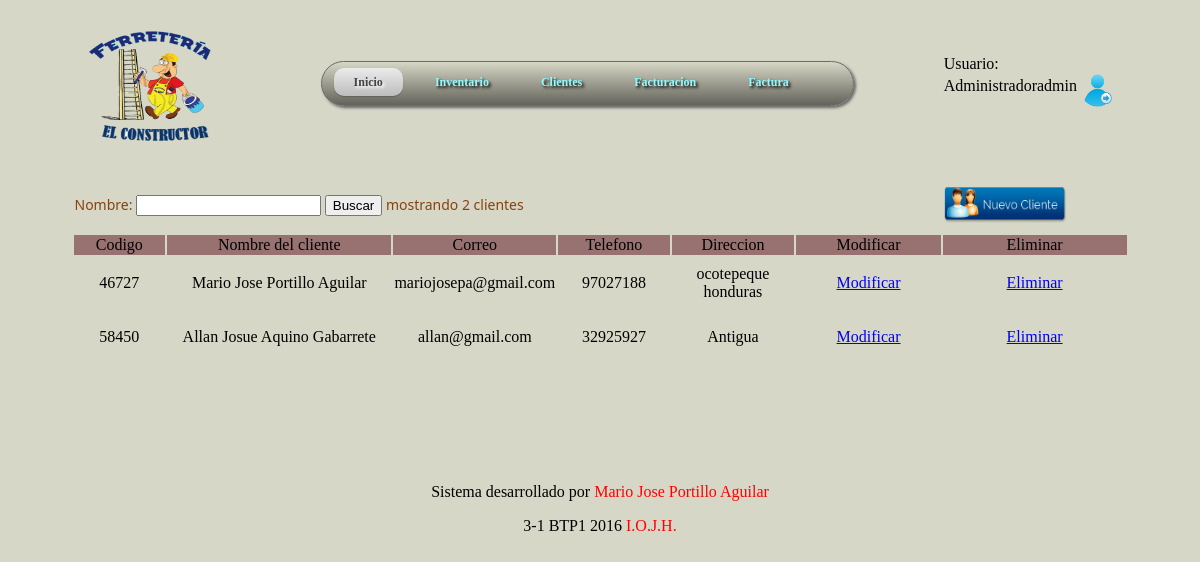
The page /clientes/index.php (signed in) on the database its author committed.
### tables this page shows
CREATE TABLE `clientes` (
  `id` bigint(30) NOT NULL,
  `nombre` varchar(70) NOT NULL,
  `correo` varchar(60) NOT NULL,
  `telefono` int(25) NOT NULL,
  `direccion` varchar(150) NOT NULL
);

### clientes/index.php (the view, shortened to what this page needs)
<?php
  include("../conexion.php");
if ($_REQUEST["btnBuscar"]!=""&&$_REQUEST["busqueda"]!="")
{
if(is_numeric($_REQUEST["busqueda"]))
$filtro="and id=".$_REQUEST["busqueda"];
else
$filtro="and nombre like '%".$_REQUEST["busqueda"]."%'";
$mensaje=$filtro;
}else{
$mensaje="<font color='red'> por favor escriba el nombre del cliente para buscar</font>";
}
$rst_clientes=mysql_query("SELECT * FROM clientes where nombre=nombre ".$filtro.";",$conexion);
  $num_registros=mysql_num_rows($rst_clientes);
  if ($num_registros==0)
  {
  if($_REQUEST["busqueda"]!="")
  $mensaje="<font color='red'>no se encontraron registros con la busqueda ".$_REQUEST["busqueda"].  "<a href='index.php'>mostrar todos</a></font>";
  else
   $mensaje="<font color='red'>no hay clientes registrados en la base de datos</font>";
   }else{
    if($_REQUEST["busqueda"]!="")
	  $mensaje="<font color='red'>se encontraron $num_registros registros con la busqueda ".$_REQUEST["busqueda"]."</font>";
	  else
	  $mensaje="mostrando $num_registros clientes";
	  }
  $registros=10;
  $pagina=$_REQUEST["num"];
  if(is_numeric($pagina))
  $inicio=(($pagina-1)*$registros);
  else
  $inicio=0;
  $rst_clientes=mysql_query("SELECT * FROM clientes where nombre=nombre ".$filtro." LIMIT $inicio,$registros",$conexion);
   ?>
<!doctype html>
<html>
<head>
<link rel="stylesheet" href="../style.css" type="text/css">
</head>
<body class="fondo">
<form  name="form1" method="post" action="index.php">
  <table width="1057" height="77" border="0" align="center">
    <tr>
      <td colspan="6" align="center"><p><img src="../logos/logo.png" width="160" height="125" align="left"></p>
        <p>&nbsp;</p>
        <ul id="menu-bar"  >
          <li class="active"><a href="../index.php?num=1">Inicio</a></li>
          <li><a href="../inventario/index.php?num=1">Inventario</a> </li>
          <li><a href="index.php?num=1">Clientes</a></li>
          <li><a href="../facturacion/fact.php">Facturacion</a></li>
          <li><a href="../facturas/index.php?num=1">Factura</a></li>
      </ul></td>
      <td width="189">Usuario: <?php echo $_COOKIE["usuario_nombre"]; ?><?php echo $_SESSION["usuario"];?> <a href="../salir.php"><img src="../usuarios/logout.png" width="33" height="35" border="0" align="middle"></a></a></td>
    </tr>
    <tr>
      <td colspan="6">&nbsp;</td>
      <td>&nbsp;</td>
    </tr>
    <tr>
      <td colspan="6"><span class="titulos">Nombre:
          <input name="busqueda" type="text" id="busqueda" value="<?php echo $_GET["busqueda"];?>">
          <input name="btnBuscar" type="submit" id="btnBuscar" value="Buscar">
          <?php echo $mensaje; ?><a href="index.php?num=1"></a></span></td>
      <td><a href="nuevo_cliente.php"><img src="../logos/nuevo_cliente.png" width="130" height="50"></a></td>
    </tr>
    <tr align="center" bgcolor="#987171">
      <td width="96">Codigo</td>
      <td width="246">Nombre del cliente</td>
      <td width="98">Correo</td>
      <td width="116">Telefono</td>
      <td width="128">Direccion</td>
      <td width="154">Modificar</td>
      <td>Eliminar</td>
    </tr>
	 <?php
	  while($fila=mysql_fetch_array($rst_clientes))
	  {
	  ?>
    <tr align="center" class="impar">
      <td><?php echo $fila["id"];?></td>
      <td><?php echo $fila["nombre"];?></td>
      <td><?php echo $fila["correo"];?></td>
      <td><?php echo $fila["telefono"];?></td>
      <td><?php echo $fila["direccion"];?></td>
      <td><a href="modificar.php?cod=<?php echo $fila['id'];?>">Modificar</a></td>
      <td><p><a href="eliminar_confirmar.php?cod=<?php echo $fila['id'];?>">Eliminar</a></p></td>
    </tr>
	 <?php
	  }
	  ?>
  </table>
  <p>&nbsp;</p>
  <p>&nbsp;</p>
  <br>
  <p align="center">Sistema desarrollado por <font color="red">Mario Jose Portillo Aguilar</font></p>
  <p align="center">3-1 BTP1 2016 <font color="red">I.O.J.H.</font></p>
  <p>&nbsp;</p>
</form>
</body>
</html>

### style.css (style rules this page uses)
.fondo { background-color:#d6d7c6; }
.titulos { color:#89420E; font-size:14px; font-family:sans; }
#menu-bar { width: 60%; margin: 0px 0px 0px 0px; padding: 6px 6px 4px 6px; height: 33px; line-height: 100%; border-radius: 24px; -webkit-border-radius: 24px; -moz-border-radius: 24px; box-shadow: 2px 2px 3px #666666; -webkit-box-shadow: 2px 2px 3px #666666; -moz-box-shadow: 2px 2px 3px #666666; background: #919185; background: linear-gradient(top, #D6D7C5, #63635B); background: -ms-linear-gradient(top, #D6D7C5, #63635B); background: -webkit-gradient(linear, left top, left bottom, from(#D6D7C5), to(#63635B)); background: -moz-linear-gradient(top, #D6D7C5, #63635B); border: solid 1px #6D6D6D; position:relative; z-index:999; }
#menu-bar li { margin: 0px 0px 6px 0px; padding: 0px 6px 0px 6px; float: left; position: relative; list-style: none; }
#menu-bar a { font-weight: bolder; font-family: 'comic sans ms'; font-style: normal; font-size: 12px; color: #8CFBFF; text-decoration: none; display: block; padding: 6px 20px 6px 20px; margin: 0; margin-bottom: 6px; border-radius: 10px; -webkit-border-radius: 10px; -moz-border-radius: 10px; text-shadow: 2px 2px 3px #000000; }
#menu-bar .active a, #menu-bar li:hover > a { background: #0399D4; background: linear-gradient(top, #EBEBEB, #BDBDBD); background: -ms-linear-gradient(top, #EBEBEB, #BDBDBD); background: -webkit-gradient(linear, left top, left bottom, from(#EBEBEB), to(#BDBDBD)); background: -moz-linear-gradient(top, #EBEBEB, #BDBDBD); color: #444444; -webkit-box-shadow: 0 1px 1px rgba(0, 0, 0, .2); -moz-box-shadow: 0 1px 1px rgba(0, 0, 0, .2); box-shadow: 0 1px 1px rgba(0, 0, 0, .2); text-shadow: 2px 2px 3px #FFFFFF; }
#menu-bar:after { content: "."; display: block; clear: both; visibility: hidden; line-height: 0; height: 0; }
#menu-bar { display: inline-block; }

### rows shown on the page
clientes: id "46727", nombre "Mario Jose Portillo Aguilar", correo "mariojosepa@gmail.com", telefono "97027188", direccion "ocotepeque honduras"
clientes: id "58450", nombre "Allan Josue Aquino Gabarrete", correo "allan@gmail.com", telefono "32925927", direccion "Antigua"

### other values the page prints
$_COOKIE["usuario_nombre"] "Administrador"
$_SESSION["usuario"] "admin"
$mensaje "mostrando 2 clientes"
